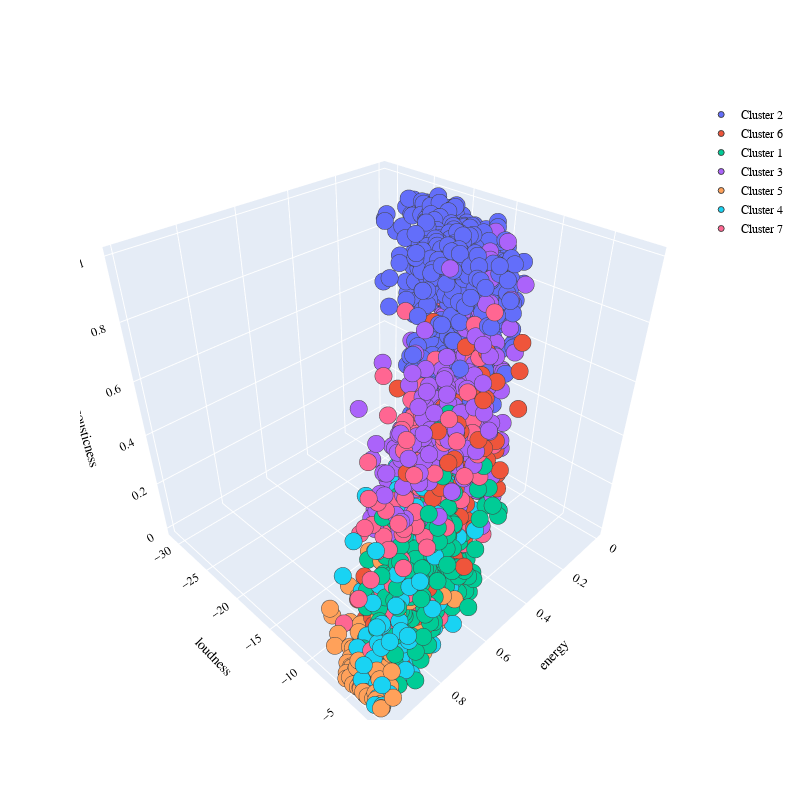

Notebook code cell kept with this figure:
### Code cell
import plotly.graph_objects as go
PLOT = go.Figure()
for i in list(df["music_segments"].unique()):
    PLOT.add_trace(go.Scatter3d(x = df[df["music_segments"]== i]['energy'],
                                y = df[df["music_segments"] == i]['loudness'],
                                z = df[df["music_segments"] == i]['acousticness'],                        
                                mode = 'markers',marker_size = 6, marker_line_width = 1,
                                name = str(i)))
PLOT.update_traces(hovertemplate='energy: %{x} <br>loudness: %{y} <br>acousticness: %{z}')

    
PLOT.update_layout(width = 800, height = 800, autosize = True, showlegend = True,
                   scene = dict(xaxis=dict(title = 'energy', titlefont_color = 'black'),
                                yaxis=dict(title = 'loudness', titlefont_color = 'black'),
                                zaxis=dict(title = 'acousticness', titlefont_color = 'black')),
                   font = dict(family = "Gilroy", color  = 'black', size = 12))

### Figure 1 — Plotly figure (JSON) as saved in the notebook; plotly's stock layout.template omitted (floating-point values rounded to 4 significant figures; data arrays with more than 128 entries replaced by an {"elided": "..."} marker saying what was removed)
{"data": [{"hovertemplate": "energy: %{x} <br>loudness: %{y} <br>acousticness: %{z}", "marker": {"line": {"width": 1}, "size": 6}, "mode": "markers", "name": "Cluster 2", "type": "scatter3d", "x": {"elided": "516 float values"}, "y": {"elided": "516 float values"}, "z": {"elided": "516 float values"}}, {"hovertemplate": "energy: %{x} <br>loudness: %{y} <br>acousticness: %{z}", "marker": {"line": {"width": 1}, "size": 6}, "mode": "markers", "name": "Cluster 6", "type": "scatter3d", "x": {"elided": "140 float values"}, "y": {"elided": "140 float values"}, "z": {"elided": "140 float values"}}, {"hovertemplate": "energy: %{x} <br>loudness: %{y} <br>acousticness: %{z}", "marker": {"line": {"width": 1}, "size": 6}, "mode": "markers", "name": "Cluster 1", "type": "scatter3d", "x": {"elided": "358 float values"}, "y": {"elided": "358 float values"}, "z": {"elided": "358 float values"}}, {"hovertemplate": "energy: %{x} <br>loudness: %{y} <br>acousticness: %{z}", "marker": {"line": {"width": 1}, "size": 6}, "mode": "markers", "name": "Cluster 3", "type": "scatter3d", "x": {"elided": "243 float values"}, "y": {"elided": "243 float values"}, "z": {"elided": "243 float values"}}, {"hovertemplate": "energy: %{x} <br>loudness: %{y} <br>acousticness: %{z}", "marker": {"line": {"width": 1}, "size": 6}, "mode": "markers", "name": "Cluster 5", "type": "scatter3d", "x": {"elided": "208 float values"}, "y": {"elided": "208 float values"}, "z": {"elided": "208 float values"}}, {"hovertemplate": "energy: %{x} <br>loudness: %{y} <br>acousticness: %{z}", "marker": {"line": {"width": 1}, "size": 6}, "mode": "markers", "name": "Cluster 4", "type": "scatter3d", "x": {"elided": "234 float values"}, "y": {"elided": "234 float values"}, "z": {"elided": "234 float values"}}, {"hovertemplate": "energy: %{x} <br>loudness: %{y} <br>acousticness: %{z}", "marker": {"line": {"width": 1}, "size": 6}, "mode": "markers", "name": "Cluster 7", "type": "scatter3d", "x": {"elided": "151 float values"}, "y": {"elided": "151 float values"}, "z": {"elided": "151 float values"}}], "layout": {"autosize": true, "font": {"color": "black", "family": "Gilroy", "size": 12}, "height": 800, "scene": {"xaxis": {"title": {"font": {"color": "black"}, "text": "energy"}}, "yaxis": {"title": {"font": {"color": "black"}, "text": "loudness"}}, "zaxis": {"title": {"font": {"color": "black"}, "text": "acousticness"}}}, "showlegend": true, "width": 800}}
